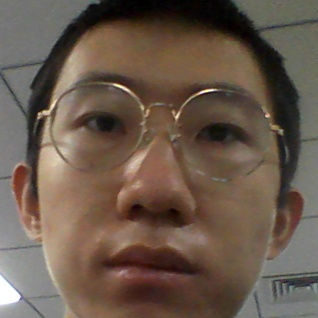
#> input picture face_data/myface/17.jpg, 318 x 318 px; its folder holds only this picture in this run
$ python face_data.py
#> lines starting #> are read from the running program, lines starting #| are printed output that depends on the picture
#> call 2 of read_path, with path_name = 'face_data/myface'
#> in read_path, image is the input picture: shape (318, 318, 3); mean B, G, R 76.3, 89.2, 105.9

import os
import sys
import numpy as np
import cv2

IMAGE_SIZE = 64 #将图片大小设置为64*64

#按照指定图像大小调整尺寸
def resize_image(image, height = IMAGE_SIZE, width = IMAGE_SIZE):
#> called with height = 64, width = 64
    top, bottom, left, right = (0, 0, 0, 0)

    #获取图像尺寸
    h, w, _ = image.shape
#> h = 318; w = 318

    #对于长宽不相等的图片，找到最长的一边
    longest_edge = max(h, w)
#> longest_edge = 318

    #计算短边需要增加多上像素宽度使其与长边等长
    if h < longest_edge:
        dh = longest_edge - h
        top = dh // 2
        bottom = dh - top
    elif w < longest_edge:
        dw = longest_edge - w
        left = dw // 2
        right = dw - left
    else:
        pass

    #RGB颜色
    BLACK = [0, 0, 0]

    #给图像增加边界，是图片长、宽等长，cv2.BORDER_CONSTANT指定边界颜色由value指定
    constant = cv2.copyMakeBorder(image, top , bottom, left, right, cv2.BORDER_CONSTANT, value = BLACK)
    #将图像设置为灰度图
    constant = cv2.cvtColor(constant,cv2.COLOR_BGR2GRAY)
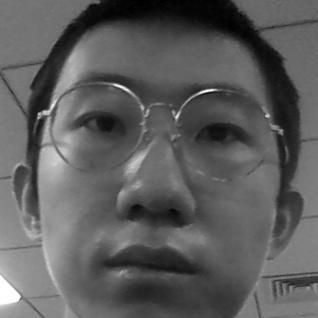
#> constant: shape (318, 318); min 0, max 255, mean 92.8
    #调整图像大小并返回
    return cv2.resize(constant, (height, width))
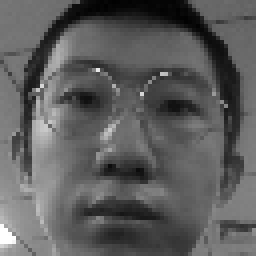
#> returned value: shape (64, 64) (shown 4 times larger); min 1, max 255, mean 92.6

#读取训练数据
images = []
labels = []
def read_path(path_name):
    for dir_item in os.listdir(path_name):
        #从初始路径开始叠加，合并成可识别的操作路径
        full_path = os.path.abspath(os.path.join(path_name, dir_item))

        if os.path.isdir(full_path):    #如果是文件夹，继续递归调用
            read_path(full_path)
        else:   #文件
            if dir_item.endswith('.jpg'):
                image = cv2.imread(full_path)
                image = resize_image(image, IMAGE_SIZE, IMAGE_SIZE)

                #放开这个代码，可以看到resize_image()函数的实际调用效果
                #cv2.imwrite('1.jpg', image)

                images.append(image)
                labels.append(path_name)

    return images,labels


#从指定路径读取训练数据
def load_dataset(path_name):
    images,labels = read_path(path_name)
#> images = 1 item; labels = 1 item

    #将输入的所有图片转成四维数组，尺寸为(图片数量*IMAGE_SIZE*IMAGE_SIZE*3)
    #图片为64 * 64像素,一个像素3个颜色值(RGB)
    images = np.array(images)
    print(images.shape)
#| (1, 64, 64)

    #标注数据，我的脸部图像，全部指定为0，另外一个文件夹全部指定为1
    labels = np.array([0 if label.endswith('myface') else 1 for label in labels])
#> labels = [0]

    return images, labels

if __name__ == '__main__':
    images, labels = load_dataset("./face_data")
#> labels = [0]
    print(labels)
#| [0]

$ run again, on face_data/myface/658.jpg
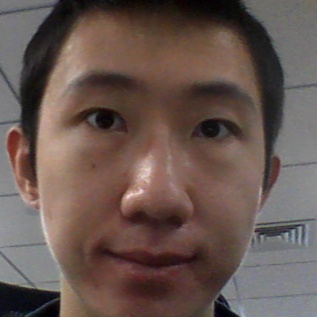
#> input picture face_data/myface/658.jpg, 317 x 317 px
#> in read_path, image is the input picture: shape (317, 317, 3); mean B, G, R 80.7, 86.7, 104.1
#> in resize_image, `constant = cv2.cvtColor(constant,cv2.COLOR_BGR2GRAY)`:
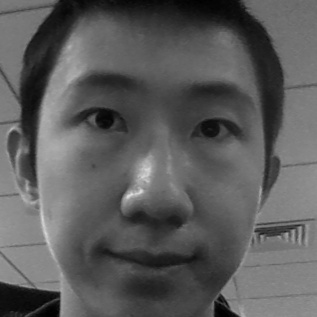
#> constant: shape (317, 317); min 0, max 225, mean 91.2
#> in resize_image, `return cv2.resize(constant, (height, width))`:
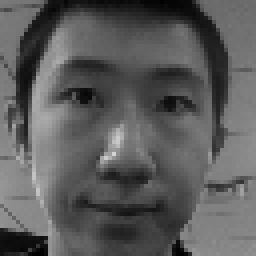
#> returned value: shape (64, 64) (shown 4 times larger); min 1, max 212, mean 91.1
#> in load_dataset, `images,labels = read_path(path_name)`: images = 1 item
#| (1, 64, 64)
#> in load_dataset, `labels = np.array([0 if label.endswith('myface') else 1 for label in l..`: labels = [0]
#| [0]

$ run again, on face_data/myface/822.jpg
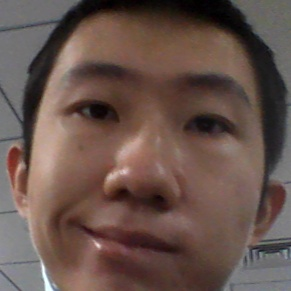
#> input picture face_data/myface/822.jpg, 291 x 291 px
#> in read_path, image is the input picture: shape (291, 291, 3); mean B, G, R 76.2, 83.4, 103.8
#> in resize_image, `constant = cv2.cvtColor(constant,cv2.COLOR_BGR2GRAY)`:
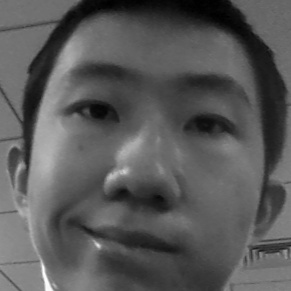
#> constant: shape (291, 291); min 0, max 252, mean 88.7
#> in resize_image, `return cv2.resize(constant, (height, width))`:
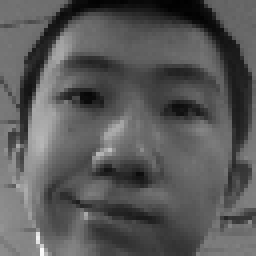
#> returned value: shape (64, 64) (shown 4 times larger); min 1, max 249, mean 88.6
#> in load_dataset, `images,labels = read_path(path_name)`: images = 1 item
#| (1, 64, 64)
#> in load_dataset, `labels = np.array([0 if label.endswith('myface') else 1 for label in l..`: labels = [0]
#| [0]

$ run again, on face_data/myface/203.jpg
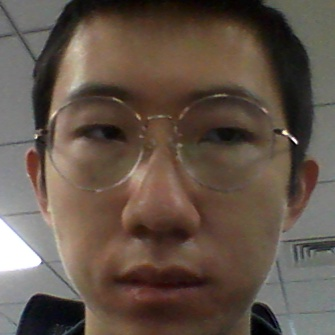
#> input picture face_data/myface/203.jpg, 335 x 335 px
#> in read_path, image is the input picture: shape (335, 335, 3); mean B, G, R 73.6, 84.6, 99.2
#> in resize_image, `constant = cv2.cvtColor(constant,cv2.COLOR_BGR2GRAY)`:
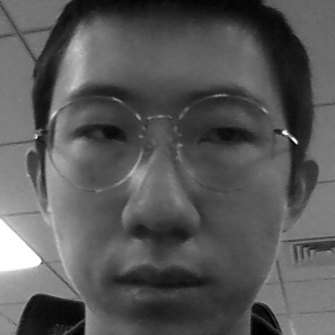
#> constant: shape (335, 335); min 0, max 255, mean 87.7
#> in resize_image, `return cv2.resize(constant, (height, width))`:
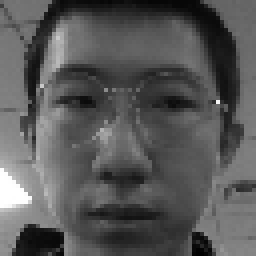
#> returned value: shape (64, 64) (shown 4 times larger); min 0, max 255, mean 87.7
#> in load_dataset, `images,labels = read_path(path_name)`: images = 1 item
#| (1, 64, 64)
#> in load_dataset, `labels = np.array([0 if label.endswith('myface') else 1 for label in l..`: labels = [0]
#| [0]
